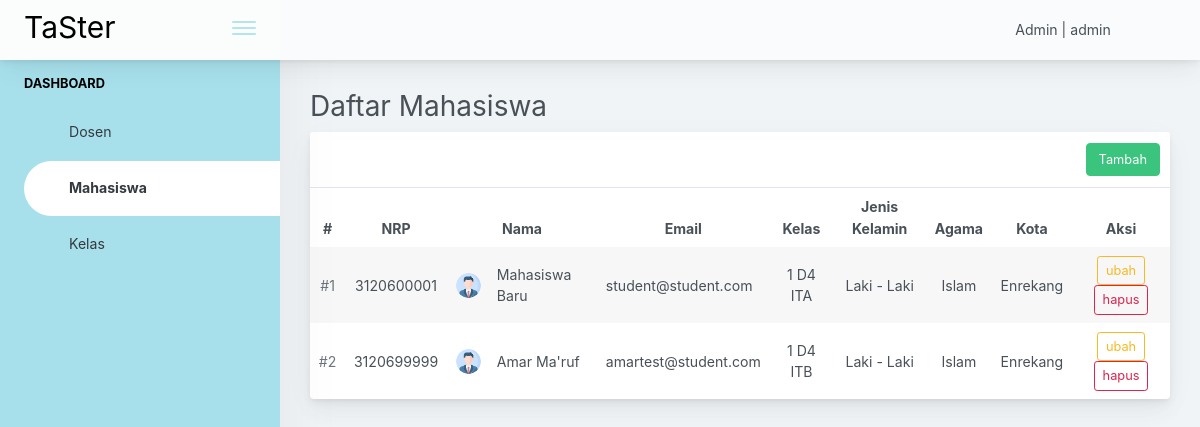
Screenshot of /pages/admin/student.php (signed in) with the database file from the repository.
### tables this page shows
CREATE TABLE `user` (
  `nrp_nip` varchar(18) NOT NULL,
  `nama` varchar(100) NOT NULL,
  `email` varchar(100) NOT NULL,
  `password` varchar(100) NOT NULL,
  `jenisKelamin` varchar(100) DEFAULT NULL,
  `agama` varchar(100) DEFAULT NULL,
  `kota` varchar(100) DEFAULT NULL,
  `kelasID` varchar(100) DEFAULT NULL,
  `role` varchar(10) DEFAULT NULL,
  `foto` varchar(100) DEFAULT NULL,
  PRIMARY KEY (`nrp_nip`),
  UNIQUE KEY `user_un` (`email`),
  KEY `user_nrp_nip_IDX` (`nrp_nip`,`nama`,`email`,`password`,`kelasID`,`jenisKelamin`,`agama`,`kota`) USING BTREE
);

CREATE TABLE `kelas` (
  `id` int NOT NULL AUTO_INCREMENT,
  `nama` varchar(100) NOT NULL,
  PRIMARY KEY (`id`)
);

### common/getImg.php (called while the page is built)
<?php
    function image($nrp){
        include 'connection.php';
        $query = "SELECT * FROM user WHERE nrp_nip='$nrp'";
        $result = mysqli_query($conn, $query);
        $user = mysqli_fetch_assoc($result);
        $foto = '';
        if($user['role'] == "Admin")
            $foto = '../../public/img/profileAdmin.svg';
        else{
            if($user['foto'] == ''){
                if($user['jenisKelamin'] == "Perempuan")
                    $foto = '../../public/img/profileWoman.svg';
                else
                    $foto = '../../public/img/profileMan.svg';
            } else
                $foto = '../../public/img/'.$user['foto'];
        }
        return $foto;
    }
?>

### pages/admin/student.php (the view, shortened to what this page needs)
<?php
    if ($_SESSION['role'] != "Admin") {
        header("Location: ../../index.php");
        exit;
    } else {
        include '../../common/connection.php';
        include '../../common/getImg.php';
        $role = $_SESSION['role'];
        $nama = $_SESSION['nama'];
        $userID = $_SESSION['id'];
        $query = "SELECT nrp_nip, U.nama nama, email, jenisKelamin, agama, kota, kelasID, K.id, K.nama kelas FROM user U, kelas K WHERE U.kelasID=K.id AND role='Mahasiswa'";
        $result = mysqli_query($conn, $query);
    }
?>
<!doctype html>
<html lang="en">
<head>
    <link rel="stylesheet" href="https://pro.fontawesome.com/releases/v5.10.0/css/all.css"
 />
    <link rel="stylesheet"
        href="https://maxst.icons8.com/vue-static/landings/line-awesome/line-awesome/1.3.0/css/line-awesome.min.css">
    <link rel="stylesheet"
        href="https://maxst.icons8.com/vue-static/landings/line-awesome/font-awesome-line-awesome/css/all.min.css">
    <link href="../../assets/css/main.css" rel="stylesheet" />
    <link href="../../assets/css/admin-card.css" rel="stylesheet">
</head>
<body>
    <div class="app-container app-theme-white body-tabs-shadow fixed-sidebar fixed-header">
        <div class="app-header header-shadow">
            <div class="app-header__logo">
                <div class="logo-src"><a href="index.php">TaSter</a></div>
                <div class="header__pane ml-auto">
                    <div>
                        <button type="button" class="hamburger close-sidebar-btn hamburger--elastic"
                            data-class="closed-sidebar">
                            <span class="hamburger-box">
                                <span class="hamburger-inner"></span>
                            </span>
                        </button>
                    </div>
                </div>
            </div>
            <div class="app-header__content">
                <div class="app-header-right">
                    <div class="widget-content-wrapper">
                        <div class="widget-content-left">
                            <div class="btn-group d-flex align-items-center justify-content-between">
                                <span class="col-10"
                                    style="width: 300px;text-align: right;"><?= $role.' | '.$nama; ?></span>
                                <a data-toggle="dropdown" aria-haspopup="true" aria-expanded="false"
                                    class="p-0 btn col-2">
                                    <img width="42" class="rounded-circle" src="<?php echo image($userID); ?>" alt="">
                                </a>
                            </div>
                        </div>
                    </div>
                </div>
            </div>
        </div>
        <div class="app-main">
            <div class="app-sidebar sidebar-shadow">
                <div class="scrollbar-sidebar">
                    <div class="app-sidebar__inner">
                        <ul class="vertical-nav-menu">
                            <li class="app-sidebar__heading">Dashboard</li>
                            <li>
                                <a href="lecture.php" class="">
                                    <i class="las la-user-tie"></i> Dosen
                                </a>
                                <a href="student.php" class="mm-active">
                                    <i class="las la-graduation-cap"></i> Mahasiswa
                                </a>
                                <a href="class.php" class="">
                                    <i class="las la-university"></i> Kelas
                                </a>
                            </li>
                        </ul>
                    </div>
                </div>
            </div>
            <div class="app-main__outer">
                <div class="app-main__inner">
                    <header>
                        <h3>Daftar Mahasiswa</h3>
                    </header>
                    <div class="row">
                        <div class="col-md-12">
                            <div class="main-card mb-3 card">
                                <div class="card-header">
                                    <div class="btn-actions-pane-right">
                                        <div role="group" class="btn-group-sm btn-group">
                                            <a href="student-add.php"><button
                                                    class="active btn btn-outline-success">Tambah</button></a>
                                        </div>
                                    </div>
                                </div>
                                <?php if(mysqli_num_rows($result) == 0) : ?>
                                <center>Belum ada Data</center>
                                <?php else : ?>
                                <div class="table-responsive">
                                    <table class="align-middle mb-0 table table-borderless table-striped table-hover">
                                        <thead>
                                            <tr>
                                                <th class="text-center">#</th>
                                                <th class="text-center">NRP</th>
                                                <th class="text-center">Nama</th>
                                                <th class="text-center">Email</th>
                                                <th class="text-center">Kelas</th>
                                                <th class="text-center">Jenis Kelamin</th>
                                                <th class="text-center">Agama</th>
                                                <th class="text-center">Kota</th>
                                                <th class="text-center">Aksi</th>
                                            </tr>
                                        </thead>
                                        <tbody>
                                            <?php $i=1; ?>
                                            <?php foreach($result as $user) : ?>
                                            <tr>
                                                <td class="text-center text-muted">#<?= $i; ?></td>
                                                <td class="text-center"><?= $user['nrp_nip']; ?></td>
                                                <td>
                                                    <div class="widget-content p-0">
                                                        <div class="widget-content-wrapper">
                                                            <div class="widget-content-left mr-3">
                                                                <div class="widget-content-left">
                                                                    <img width="25" class="rounded-circle"
                                                                        src="<?php echo image($user['nrp_nip']); ?>"
                                                                        alt="">
                                                                </div>
                                                            </div>
                                                            <div class="widget-content-left flex2">
                                                                <div><?= $user['nama']; ?></div>
                                                            </div>
                                                        </div>
                                                    </div>
                                                </td>
                                                <td><?= $user['email']; ?></td>
                                                <td class="text-center"><?= $user['kelas']; ?></td>
                                                <td class="text-center"><?= $user['jenisKelamin']; ?></td>
                                                <td class="text-center"><?= $user['agama']; ?></td>
                                                <td class="text-center"><?= $user['kota']; ?></td>
                                                <td class="text-center">
                                                    <a href="student-edit.php?nrp=<?= $user['nrp_nip']; ?>"><button
                                                            type="button" id="PopoverCustomT-1"
                                                            class="btn btn-outline-warning btn-sm">ubah</button></a>
                                                    <a
                                                        href="../../controller/admin/student-del.php?nrp=<?= $user['nrp_nip']; ?>"><button
                                                            type="button" id="PopoverCustomT-1"
                                                            class="btn btn-outline-danger btn-sm">hapus</button></a>
                                                </td>
                                            </tr>
                                            <?php $i++; ?>
                                            <?php endforeach; ?>
                                        </tbody>
                                    </table>
                                </div>
                                <?php endif; ?>
                            </div>
                        </div>
                    </div>
                </div>
            </div>
        </div>
    </div>
</body>
</html>

### rows the page displays
user: nrp_nip "3120600001", nama "Mahasiswa Baru", email "student@student.com", kelasID.nama "1 D4 ITA", jenisKelamin "Laki - Laki", agama "Islam", kota "Enrekang"
user: nrp_nip "3120699999", nama "Amar Ma'ruf", email "amartest@student.com", kelasID.nama "1 D4 ITB", jenisKelamin "Laki - Laki", agama "Islam", kota "Enrekang"

### other values shown
$role "Admin"
$nama "admin"
